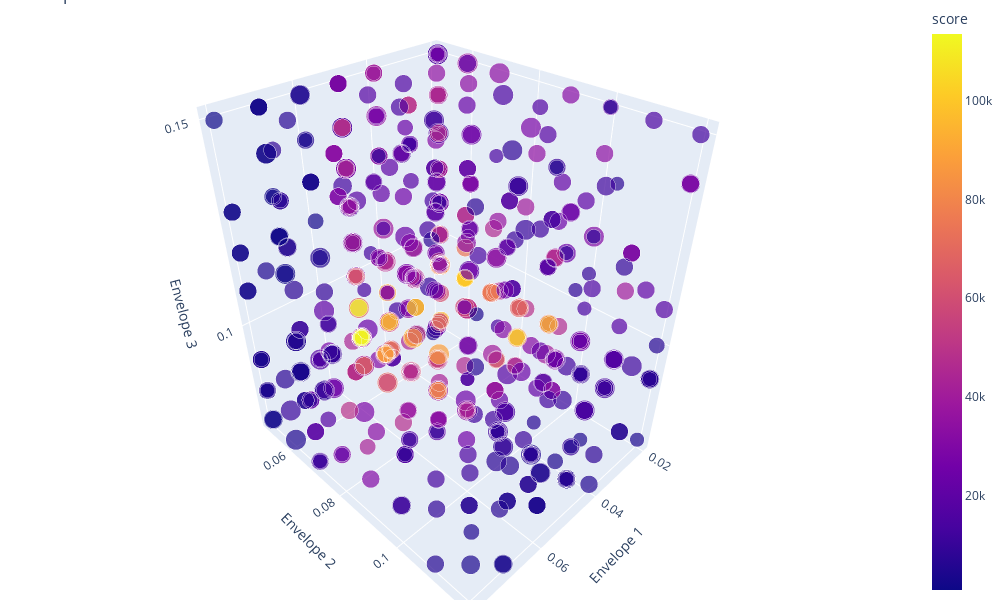

Notebook code cell kept with this figure:
### Code cell
# Exploration 3D
import plotly.express as px

# Extraire les informations des Trials
results_df = pd.DataFrame({
    'ma_base_window': [trial['misc']['vals']['ma_base_window'][0] + index_np_arrange for trial in trials.trials],
    'envelope_1': [round(trial['misc']['vals']['envelope_1'][0], 2) for trial in trials.trials],
    'envelope_2': [round(trial['misc']['vals']['envelope_2'][0], 2) for trial in trials.trials],
    'envelope_3': [round(trial['misc']['vals']['envelope_3'][0], 2) for trial in trials.trials],
    'envelope_4': [round(trial['misc']['vals']['envelope_4'][0], 2) for trial in trials.trials],
    'score': [-trial['result']['loss'] for trial in trials.trials]
})

# Convertir les indices des enveloppes en valeurs réelles
results_df['envelope_1'] = results_df['envelope_1'].apply(lambda idx: range_envelope_1[idx])
results_df['envelope_2'] = results_df['envelope_2'].apply(lambda idx: range_envelope_2[idx])
results_df['envelope_3'] = results_df['envelope_3'].apply(lambda idx: range_envelope_3[idx])
results_df['envelope_4'] = results_df['envelope_4'].apply(lambda idx: range_envelope_4[idx])

# Créer une heatmap interactive avec Plotly
fig = px.scatter_3d(results_df,
                    x='envelope_1',
                    y='envelope_2',
                    z='envelope_3',
                    color='score',
                    size='ma_base_window',
                    labels={'envelope_1': 'Envelope 1', 'envelope_2': 'Envelope 2', 'envelope_3': 'Envelope 3', 'envelope_4': 'Envelope 4'},
                    title='Optimisation des Paramètres',
                    opacity=0.7,
                    hover_name='score')

# Augmenter la hauteur de la heatmap
fig.update_layout(scene=dict(aspectmode='data'),
                  margin=dict(r=0, l=0, b=0, t=0),
                  height=600, width=1000 )

# Afficher la figure interactive
fig.show()

### Figure 1 — Plotly figure (JSON) as saved in the notebook; plotly's stock layout.template omitted (floating-point values rounded to 4 significant figures; data arrays with more than 128 entries replaced by an {"elided": "..."} marker saying what was removed)
{"data": [{"hovertemplate": "<b>%{hovertext}</b><br><br>Envelope 1=%{x}<br>Envelope 2=%{y}<br>Envelope 3=%{z}<br>ma_base_window=%{marker.size}<br>score=%{marker.color}<extra></extra>", "hovertext": {"elided": "1000 float values"}, "legendgroup": "", "marker": {"color": {"elided": "1000 float values"}, "coloraxis": "coloraxis", "opacity": 0.7, "size": {"elided": "1000 int values"}, "sizemode": "area", "sizeref": 0.02, "symbol": "circle"}, "mode": "markers", "name": "", "scene": "scene", "showlegend": false, "type": "scatter3d", "x": {"elided": "1000 float values"}, "y": {"elided": "1000 float values"}, "z": {"elided": "1000 float values"}}], "layout": {"coloraxis": {"colorbar": {"title": {"text": "score"}}, "colorscale": [[0, "#0d0887"], [0.1111, "#46039f"], [0.2222, "#7201a8"], [0.3333, "#9c179e"], [0.4444, "#bd3786"], [0.5556, "#d8576b"], [0.6667, "#ed7953"], [0.7778, "#fb9f3a"], [0.8889, "#fdca26"], [1, "#f0f921"]]}, "height": 600, "legend": {"itemsizing": "constant", "tracegroupgap": 0}, "margin": {"b": 0, "l": 0, "r": 0, "t": 0}, "scene": {"aspectmode": "data", "domain": {"x": [0, 1], "y": [0, 1]}, "xaxis": {"title": {"text": "Envelope 1"}}, "yaxis": {"title": {"text": "Envelope 2"}}, "zaxis": {"title": {"text": "Envelope 3"}}}, "title": {"text": "Optimisation des Paramètres"}, "width": 1000}}
